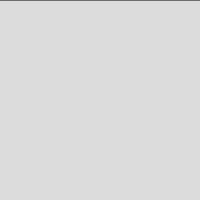
Frame 1 (no input)
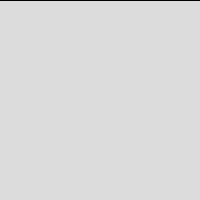
Frame 60 (no input)
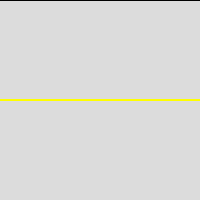
Frame 120 (the mouse pressed at the canvas centre since frame 60)

The p5.js sketch that drew these frames (run headless with seeded random() and noise() and a simulated clock; from frame 60 on, the mouse is pressed at the canvas centre):

// p5.js sketch
// ── sketch.js
let canvasXMax=200;
let canvasYMax =200;
function setup() {
  createCanvas(canvasXMax, canvasYMax);
  background(220);
}

function draw() {
  textSize(15);
  let string_toprint="Contenuto mouseX= "
  +mouseX+ " \ny= "+ mouseY;
  strokeWeight(1);
  line(0,mouseX, canvasXMax,mouseY);
  //feedback tasto mouse sx
  //disegnare la linea gialla 
  //se schiacciamo il mouse
  //p5--> true, se il mouse schiacciato, 
  // altrimenti è false
  if(mouseIsPressed == true){
    //LEFT, RIGHT, CENTRAL
    if(mouseButton == RIGHT){
      background(220);
    }
    //coloriamo di giallo
    stroke("yellow");
  }else{
    stroke("black");
  }
  //altrimenti nero
}
